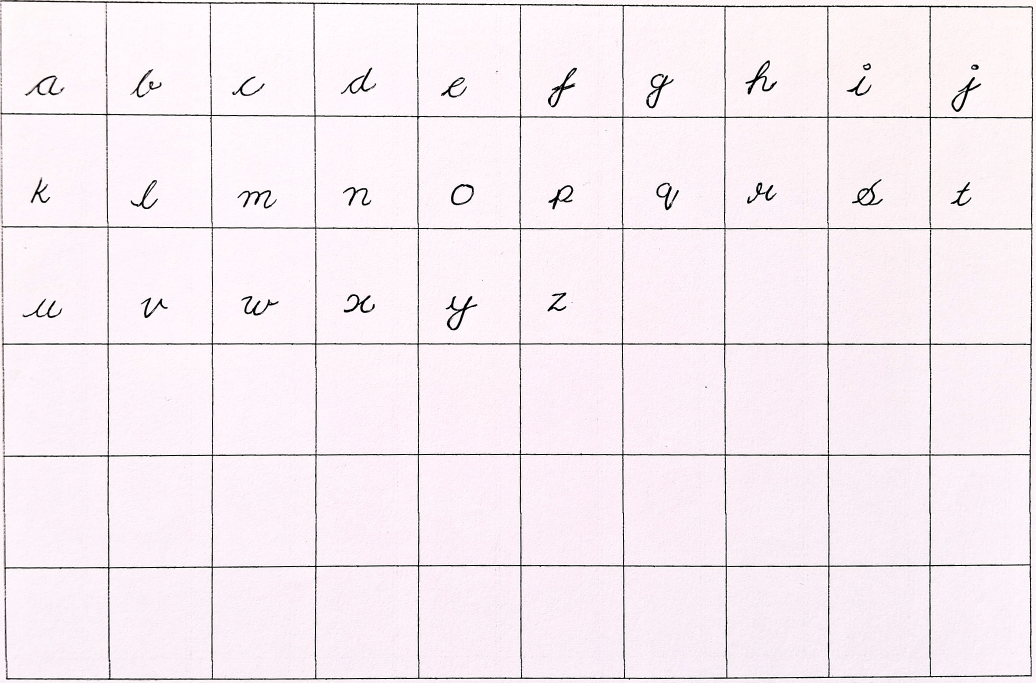
#> input picture MiniProject/database/alphabets_config/alphabets.jpg, 3108 x 2048 px, found by its file name (shown at 1/3 size)
$ python ss.py
#> lines starting #> are read from the running program, lines starting #| are printed output that depends on the picture
from PIL import Image

def select_portion(image_path, left, top, right, bottom, output_path):
    # Open an image file
#> called with left = 60, top = 55, right = 310, bottom = 340
    with Image.open(image_path) as img:
        # Define the coordinates for the portion to be selected
#> img is the input picture: PIL image 3108x2048 RGB; mean R, G, B 245.6, 236, 242.1
        box = (left, top, right, bottom)
        # Crop the image using the defined box
        cropped_image = img.crop(box)
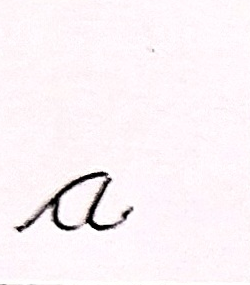
#> cropped_image: PIL image 250x285 RGB; mean R, G, B 249.7, 242.3, 246.3
        # Save the cropped image
        cropped_image.save(output_path)
        print(f'Cropped image saved to {output_path}')


def getData(image_path):
    alpha=["a","b","c","d","e","f","g","h","i","j","k","l","m","n","o","p","q","r","s","t","u","v","w","x","y","z","bl","bl","bl","bl"]
    image_path = "C:\\Users\\piyus\\OneDrive\\Desktop\\MiniProject\\database\\alphabets_config\\alphabets.jpg"
    w,h = 60,55
    left,top=w,h
    right,bottom=310,340
    coordinates=[]
    l=0
    for j in range (1,4):
        #print(top,bottom)
        for i in range(1,11):
            output_path = "C:\\Users\\piyus\\OneDrive\\Desktop\\MiniProject\\database\\alphabets_config\\{}.jpg".format(alpha[l])
            print(i)
            #print(left,right)
            select_portion(image_path,left,top,right,bottom,output_path)
            l=l+1
            left=right+w
            right=right+300+8
        top=bottom+h
#> top = 395
        bottom=bottom+330
        left,right=50,300
    return coordinates

getData("")
